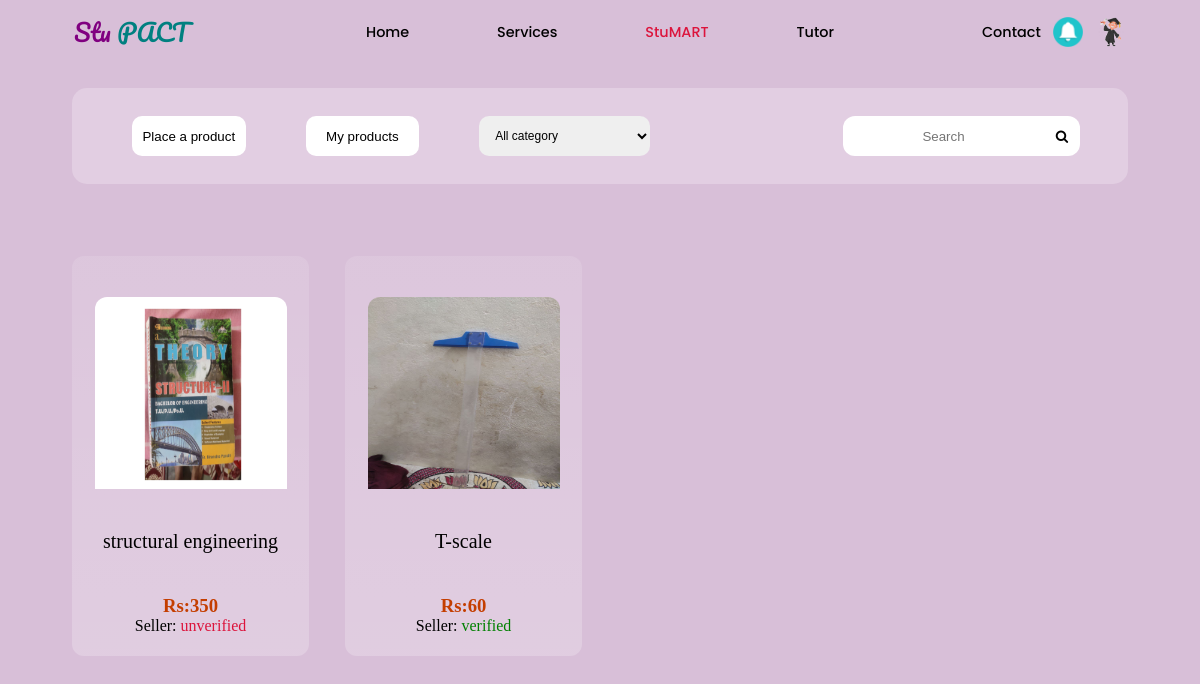
The page /stumart (signed in) on the database its author committed.
### dataforstupact/models.py (models this page shows)
class stumartmodel(models.Model):
    id=models.UUIDField(primary_key=True,default=uuid.uuid4)
    title=models.CharField(max_length=30,blank=True)
    username=models.CharField(max_length=30)
    image=models.ImageField(upload_to="stumart/products/",blank=True)
    price=models.IntegerField(default=0)
    details=models.TextField(blank=True)
    category=models.CharField(max_length=30,default="other")
    time=models.DateTimeField(auto_now_add=True,blank=True)
    verify=models.BooleanField(default=False,blank=True)

### stupact/views.py (the view)
# urls.py: path('stumart',views.stumartfunc,name="stumart"),
def stumartfunc(request):
    variable=stumartmodel.objects.all()
    user=mymodel.objects.get(username=request.session["Username"])
    if len(user.phonenumber)<10 or len(user.first_name)<3 or len(user.last_name)<3:
        check=1
    else:
        check=0
    data=list()
    if request.method=="POST":
        value=request.POST.get("search")
        allobj=[i.title for i in variable]
        allobj2=[i for i in allobj if value in i]
        variable=[i for i in variable if i.title in allobj2 ]
        messages.add_message(request, messages.SUCCESS,"search results for:"+value)
    for i in variable:
        if i.username!=request.session["Username"] and i.verify == False:
            temp=dict()
            temp["id"]=i.id
            temp["verify"]=mymodel.objects.get(username=i.username).verified
            temp["username"]=i.username
            temp["title"]=i.title
            temp["image"]=i.image
            temp["price"]=i.price
            temp["discription"]=i.details
            temp["time"]=timeagofunc(i.time)
            data.append(temp)
    paginate=Paginator(data,8)
    pageno=request.GET.get("page")
    page=paginate.get_page(pageno)
    data2={
        "itemlist":page,
        "category":"all",
        "check":check,
        "count":range(1,paginate.num_pages+1)
    }
    return render(request,"stumart.html",data2)

### stupact/views.py (called while the page is built)
def timeagofunc(time):
            today = datetime.now(timezone.utc)
            diff=today-time
            diff2=str(diff).split(",")
            if len(diff2)==1:
                diff=str(diff).split(':')
                diff=[i[0:2] for i in diff]
                times=["secs","mins","hrs"]
                ans=""
                try:
                    diff.remove('0')
                    diff.remove('00')
                except:
                    pass
                ans=diff[0]+times[len(diff)-1]
            else:
                ans=diff2[0]
            return(ans)

### templates/stumart.html
{% load static %}
{% include 'navbar.html' %}
{% include "stumart/topbar.html" %}
<section class="items">
    {% for i in itemlist %}
    <div  onclick="location.href='{% url "productinfo" i.id %}'" class="singleitem" style="position:relative;">
        <img style="height:16vw;width:16vw;margin-top:2.5vh;border-radius:12px 12px 0px 0px;" src="/media/{{i.image}}">
        <p style="font-family:Patrick Hand;font-size:20px;font-family:Roboto-Regular;">{{i.title}}</p>
        <div id="details">
        <h3 style="color:rgb(196, 62, 0);">Rs:{{i.price}}</h3>
        <p>Seller:
            {% if i.verify == False %}<span style="color:crimson;">unverified</span>
            {% else %}
            <span style="color:green;">verified</p>
                {% endif %}
        </p>
    </div>
    </div>
    {% endfor %}
</section>
</main>
{% include "stumart/paginate.html" %}
<br><br><br>
</body>
</html>

### static/navbar.css (style rules this page uses)
* { margin: 0px; padding: 0px; }
:root { --font:'Patrick Hand'; }
body { background-color:thistle; }

### static/stumart.css (style rules this page uses)
* { margin: 0px; padding: 0px; }
:root { --font: 'Patrick Hand'; }
body { overflow: overlay ; }
.items { position: relative; left: 3vw; width: 94vw; top: 3vh; bottom: 3vh; display: flex; flex-wrap: wrap; justify-content: flex-start; }
.items>div { box-sizing: border-box; display: flex; flex-direction: column; height: 50vh; width: 19.75vw; background-image: linear-gradient(to bottom,rgba(255, 255, 255, 0.116),rgba(255, 255, 255, 0.219)); border-radius: 12px; margin-left: 3vw; margin-top: 6vh; }
.singleitem, #details { display: flex; align-items:baseline; flex-direction: column; justify-content: space-around; align-items: center; }

### rows shown on the page
stumartmodel: image (picture), title "structural engineering"
stumartmodel: image (picture), title "T-scale"

### other values the page prints
{{ i.price }} "350" "60"
